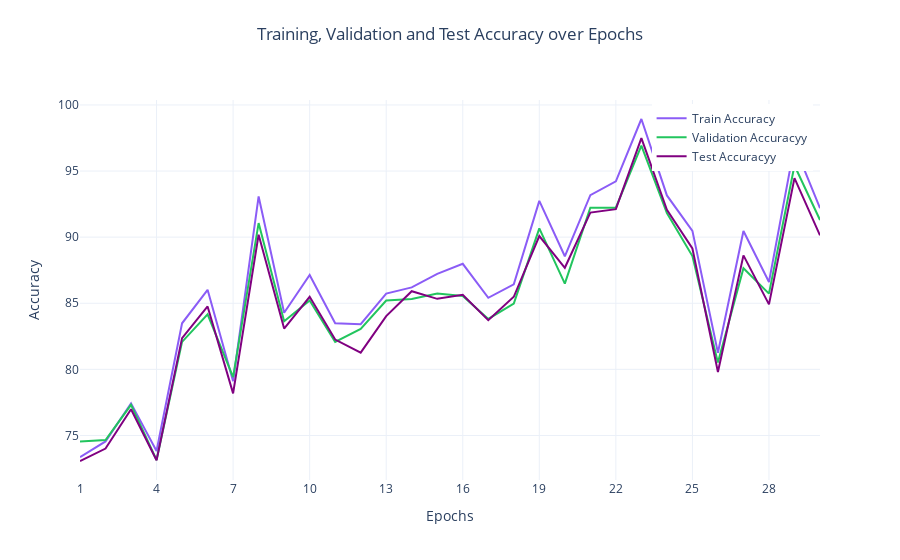

Notebook source saved alongside this figure:
### Code cell
plot_train_val_test_accuracy(train_acc, valid_acc, test_acc)

### Figure 1 — Plotly figure (JSON) as saved in the notebook; plotly's stock layout.template omitted (floating-point values rounded to 4 significant figures)
{"data": [{"hovertemplate": "Epoch %{x}<br>Accuracy: %{y:.4f}<extra></extra>", "line": {"color": "#8b5cf6", "width": 2}, "mode": "lines", "name": "Train Accuracy", "type": "scatter", "x": [1, 2, 3, 4, 5, 6, 7, 8, 9, 10, 11, 12, 13, 14, 15, 16, 17, 18, 19, 20, 21, 22, 23, 24, 25, 26, 27, 28, 29, 30], "y": [73.37, 74.55, 77.43, 73.83, 83.49, 86.02, 79.1, 93.08, 84.28, 87.13, 83.49, 83.42, 85.74, 86.2, 87.22, 87.99, 85.41, 86.43, 92.74, 88.55, 93.18, 94.22, 98.94, 93.15, 90.47, 81.26, 90.47, 86.61, 96.93, 92.19]}, {"hovertemplate": "Epoch %{x}<br>Accuracy: %{y:.4f}<extra></extra>", "line": {"color": "#22c55e", "width": 2}, "mode": "lines", "name": "Validation Accuracyy", "type": "scatter", "x": [1, 2, 3, 4, 5, 6, 7, 8, 9, 10, 11, 12, 13, 14, 15, 16, 17, 18, 19, 20, 21, 22, 23, 24, 25, 26, 27, 28, 29, 30], "y": [74.54, 74.65, 77.32, 73.14, 82.08, 84.16, 79.41, 91.07, 83.64, 85.21, 82.08, 83.06, 85.21, 85.32, 85.73, 85.56, 83.82, 84.98, 90.66, 86.48, 92.23, 92.23, 96.93, 91.82, 88.57, 80.51, 87.65, 85.73, 95.42, 91.3]}, {"hovertemplate": "Epoch %{x}<br>Accuracy: %{y:.4f}<extra></extra>", "line": {"color": "#800080", "width": 2}, "mode": "lines", "name": "Test Accuracyy", "type": "scatter", "x": [1, 2, 3, 4, 5, 6, 7, 8, 9, 10, 11, 12, 13, 14, 15, 16, 17, 18, 19, 20, 21, 22, 23, 24, 25, 26, 27, 28, 29, 30], "y": [73.07, 74.01, 76.98, 73.12, 82.36, 84.76, 78.18, 90.19, 83.09, 85.49, 82.25, 81.26, 84.03, 85.91, 85.33, 85.65, 83.72, 85.49, 90.08, 87.68, 91.86, 92.12, 97.49, 92.07, 89.14, 79.8, 88.62, 84.92, 94.47, 90.14]}], "layout": {"hovermode": "x unified", "legend": {"x": 0.99, "xanchor": "right", "y": 0.99, "yanchor": "top"}, "title": {"text": "Training, Validation and Test Accuracy over Epochs", "x": 0.5, "xanchor": "center", "y": 0.95, "yanchor": "top"}, "xaxis": {"dtick": 3, "tick0": 1, "tickmode": "linear", "title": {"text": "Epochs"}}, "yaxis": {"title": {"text": "Accuracy"}}}}
